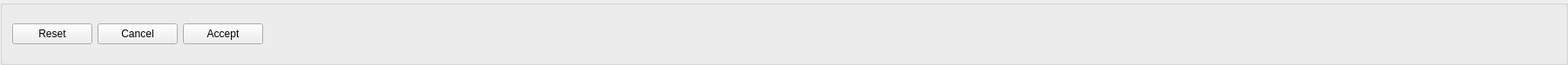
    <widget class="QGroupBox" name="groupBox_filterButtons">
     <property name="sizePolicy">
      <sizepolicy hsizetype="MinimumExpanding" vsizetype="MinimumExpanding">
       <horstretch>0</horstretch>
       <verstretch>0</verstretch>
      </sizepolicy>
     </property>
     <property name="minimumSize">
      <size>
       <width>1800</width>
       <height>75</height>
      </size>
     </property>
     <property name="maximumSize">
      <size>
       <width>16777215</width>
       <height>75</height>
      </size>
     </property>
     <property name="title">
      <string/>
     </property>
     <layout class="QHBoxLayout" name="horizontalLayout">
      <item>
       <widget class="QPushButton" name="resetPushButton">
        <property name="sizePolicy">
         <sizepolicy hsizetype="Preferred" vsizetype="Preferred">
          <horstretch>0</horstretch>
          <verstretch>0</verstretch>
         </sizepolicy>
        </property>
        <property name="minimumSize">
         <size>
          <width>92</width>
          <height>24</height>
         </size>
        </property>
        <property name="maximumSize">
         <size>
          <width>92</width>
          <height>24</height>
         </size>
        </property>
        <property name="text">
         <string>Reset</string>
        </property>
        <property name="autoDefault">
         <bool>false</bool>
        </property>
       </widget>
      </item>
      <item>
       <widget class="QPushButton" name="cancelPushButton">
        <property name="sizePolicy">
         <sizepolicy hsizetype="Preferred" vsizetype="Preferred">
          <horstretch>0</horstretch>
          <verstretch>0</verstretch>
         </sizepolicy>
        </property>
        <property name="minimumSize">
         <size>
          <width>92</width>
          <height>24</height>
         </size>
        </property>
        <property name="maximumSize">
         <size>
          <width>92</width>
          <height>24</height>
         </size>
        </property>
        <property name="text">
         <string>Cancel</string>
        </property>
        <property name="autoDefault">
         <bool>false</bool>
        </property>
       </widget>
      </item>
      <item>
       <widget class="QPushButton" name="acceptPushButton">
        <property name="sizePolicy">
         <sizepolicy hsizetype="Preferred" vsizetype="Preferred">
          <horstretch>0</horstretch>
          <verstretch>0</verstretch>
         </sizepolicy>
        </property>
        <property name="minimumSize">
         <size>
          <width>92</width>
          <height>24</height>
         </size>
        </property>
        <property name="maximumSize">
         <size>
          <width>92</width>
          <height>24</height>
         </size>
        </property>
        <property name="text">
         <string>Accept</string>
        </property>
        <property name="autoDefault">
         <bool>false</bool>
        </property>
        <property name="default">
         <bool>false</bool>
        </property>
       </widget>
      </item>
      <item>
       <spacer name="horizontalSpacer">
        <property name="orientation">
         <enum>Qt::Horizontal</enum>
        </property>
        <property name="sizeHint" stdset="0">
         <size>
          <width>40</width>
          <height>20</height>
         </size>
        </property>
       </spacer>
      </item>
     </layout>
    </widget>
